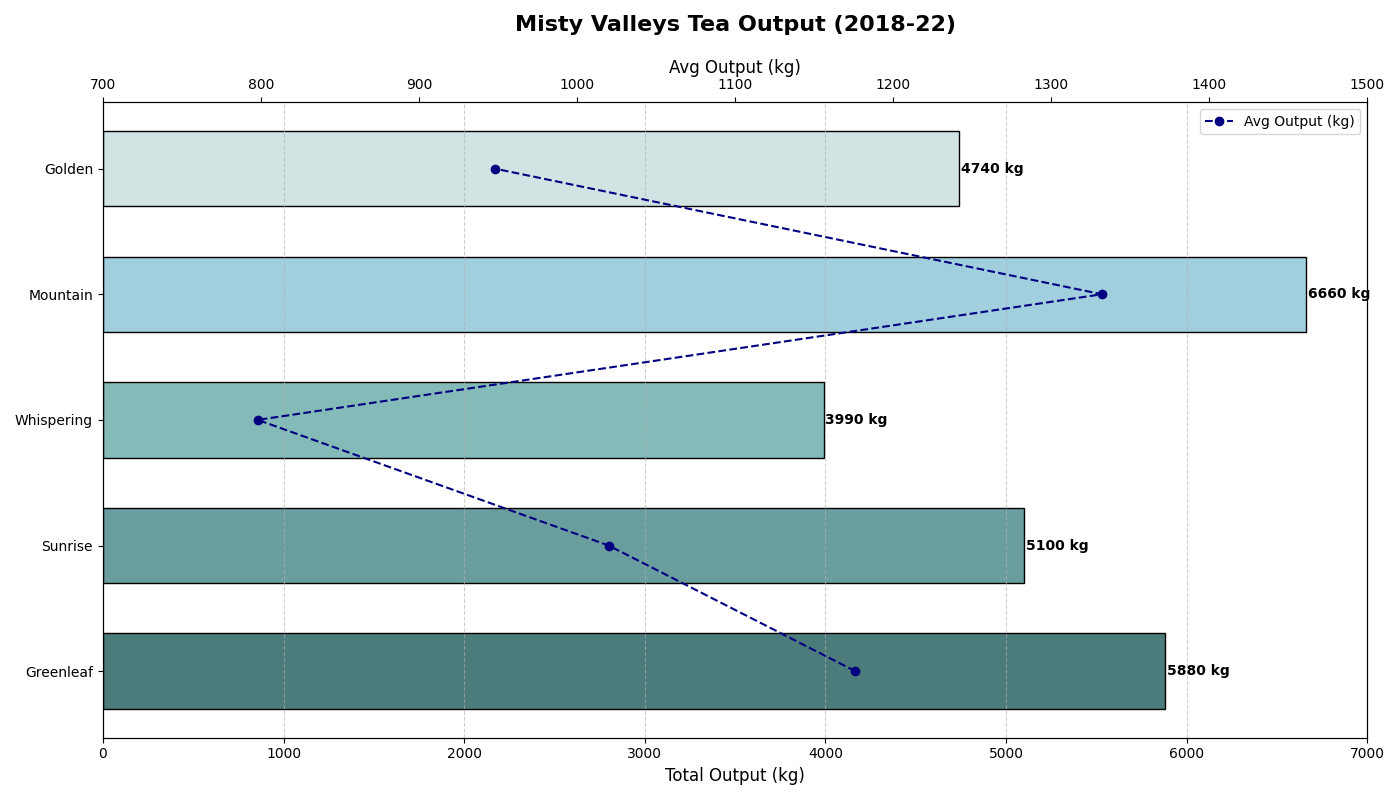

Python code for this plot:
import matplotlib.pyplot as plt
import numpy as np

# Plantations and tea production data in kg for 2018-2022
plantations = ['Greenleaf', 'Sunrise', 'Whispering', 'Mountain', 'Golden']
years = ['2018', '2019', '2020', '2021', '2022']

production_data = np.array([
    [1100, 1150, 1200, 1180, 1250],
    [950, 1020, 980, 1050, 1100],
    [750, 780, 800, 810, 850],
    [1300, 1280, 1330, 1350, 1400],
    [890, 920, 950, 980, 1000]
])

total_production = np.sum(production_data, axis=1)
average_production = np.mean(production_data, axis=1)

fig, ax1 = plt.subplots(figsize=(14, 8))

# Bar chart for total production
colors = ['#4c7b7b', '#6a9e9e', '#84bab8', '#a1cfde', '#d2e3e4']
bars = ax1.barh(plantations, total_production, color=colors, edgecolor='black', height=0.6)

for bar in bars:
    width = bar.get_width()
    ax1.text(width + 10, bar.get_y() + bar.get_height()/2, f'{width} kg', va='center', fontsize=10, fontweight='bold')

# Set titles and labels
ax1.set_title("Misty Valleys Tea Output (2018-22)", fontsize=16, fontweight='bold', pad=20)
ax1.set_xlabel("Total Output (kg)", fontsize=12)
ax1.xaxis.grid(True, linestyle='--', alpha=0.6)
ax1.set_xlim(0, 7000)

ax2 = ax1.twiny()
ax2.plot(average_production, plantations, color='navy', marker='o', linestyle='--', label='Avg Output (kg)')
ax2.set_xlabel('Avg Output (kg)', fontsize=12)
ax2.set_xlim(700, 1500)

ax2.legend(loc='upper right', fontsize=10)

plt.tight_layout()
plt.show()
